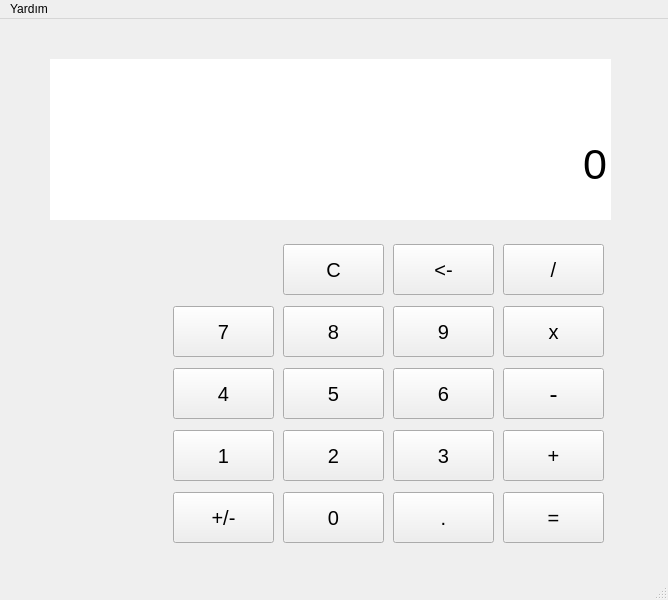
<?xml version="1.0" encoding="UTF-8"?>
<ui version="4.0">
 <class>MainWindow</class>
 <widget class="QMainWindow" name="MainWindow">
  <property name="geometry">
   <rect>
    <x>0</x>
    <y>0</y>
    <width>668</width>
    <height>600</height>
   </rect>
  </property>
  <property name="cursor">
   <cursorShape>ArrowCursor</cursorShape>
  </property>
  <property name="mouseTracking">
   <bool>false</bool>
  </property>
  <property name="tabletTracking">
   <bool>false</bool>
  </property>
  <property name="windowTitle">
   <string>Emre'nin Hesap Makinesi 2.0</string>
  </property>
  <property name="windowIcon">
   <iconset>
    <normaloff>icon.png</normaloff>icon.png</iconset>
  </property>
  <widget class="QWidget" name="centralwidget">
   <widget class="QLineEdit" name="le_sonuc">
    <property name="geometry">
     <rect>
      <x>50</x>
      <y>90</y>
      <width>561</width>
      <height>111</height>
     </rect>
    </property>
    <property name="font">
     <font>
      <pointsize>32</pointsize>
      <weight>50</weight>
      <bold>false</bold>
     </font>
    </property>
    <property name="focusPolicy">
     <enum>Qt::NoFocus</enum>
    </property>
    <property name="text">
     <string>0</string>
    </property>
    <property name="frame">
     <bool>false</bool>
    </property>
    <property name="cursorPosition">
     <number>1</number>
    </property>
    <property name="alignment">
     <set>Qt::AlignRight|Qt::AlignTrailing|Qt::AlignVCenter</set>
    </property>
    <property name="placeholderText">
     <string/>
    </property>
   </widget>
   <widget class="QLabel" name="lbl_sonuc">
    <property name="geometry">
     <rect>
      <x>50</x>
      <y>40</y>
      <width>561</width>
      <height>51</height>
     </rect>
    </property>
    <property name="font">
     <font>
      <pointsize>11</pointsize>
     </font>
    </property>
    <property name="cursor">
     <cursorShape>IBeamCursor</cursorShape>
    </property>
    <property name="styleSheet">
     <string notr="true">background-color: rgb(255, 255, 255);</string>
    </property>
    <property name="frameShape">
     <enum>QFrame::NoFrame</enum>
    </property>
    <property name="text">
     <string/>
    </property>
    <property name="alignment">
     <set>Qt::AlignRight|Qt::AlignTrailing|Qt::AlignVCenter</set>
    </property>
    <property name="indent">
     <number>10</number>
    </property>
   </widget>
   <widget class="QWidget" name="gridLayoutWidget">
    <property name="geometry">
     <rect>
      <x>170</x>
      <y>220</y>
      <width>441</width>
      <height>311</height>
     </rect>
    </property>
    <layout class="QGridLayout" name="gridLayout">
     <item row="4" column="3">
      <widget class="QPushButton" name="pb_esittir">
       <property name="minimumSize">
        <size>
         <width>101</width>
         <height>51</height>
        </size>
       </property>
       <property name="maximumSize">
        <size>
         <width>101</width>
         <height>51</height>
        </size>
       </property>
       <property name="font">
        <font>
         <pointsize>15</pointsize>
        </font>
       </property>
       <property name="text">
        <string>=</string>
       </property>
      </widget>
     </item>
     <item row="2" column="1">
      <widget class="QPushButton" name="pb_5">
       <property name="minimumSize">
        <size>
         <width>101</width>
         <height>51</height>
        </size>
       </property>
       <property name="maximumSize">
        <size>
         <width>101</width>
         <height>51</height>
        </size>
       </property>
       <property name="font">
        <font>
         <pointsize>15</pointsize>
        </font>
       </property>
       <property name="text">
        <string>5</string>
       </property>
      </widget>
     </item>
     <item row="2" column="0">
      <widget class="QPushButton" name="pb_4">
       <property name="minimumSize">
        <size>
         <width>101</width>
         <height>51</height>
        </size>
       </property>
       <property name="maximumSize">
        <size>
         <width>101</width>
         <height>51</height>
        </size>
       </property>
       <property name="font">
        <font>
         <pointsize>15</pointsize>
        </font>
       </property>
       <property name="text">
        <string>4</string>
       </property>
      </widget>
     </item>
     <item row="1" column="2">
      <widget class="QPushButton" name="pb_9">
       <property name="minimumSize">
        <size>
         <width>101</width>
         <height>51</height>
        </size>
       </property>
       <property name="maximumSize">
        <size>
         <width>101</width>
         <height>51</height>
        </size>
       </property>
       <property name="font">
        <font>
         <pointsize>15</pointsize>
        </font>
       </property>
       <property name="text">
        <string>9</string>
       </property>
      </widget>
     </item>
     <item row="1" column="3">
      <widget class="QPushButton" name="pb_carpi">
       <property name="minimumSize">
        <size>
         <width>101</width>
         <height>51</height>
        </size>
       </property>
       <property name="maximumSize">
        <size>
         <width>101</width>
         <height>51</height>
        </size>
       </property>
       <property name="font">
        <font>
         <pointsize>15</pointsize>
        </font>
       </property>
       <property name="text">
        <string>x</string>
       </property>
      </widget>
     </item>
     <item row="1" column="1">
      <widget class="QPushButton" name="pb_8">
       <property name="minimumSize">
        <size>
         <width>101</width>
         <height>51</height>
        </size>
       </property>
       <property name="maximumSize">
        <size>
         <width>101</width>
         <height>51</height>
        </size>
       </property>
       <property name="font">
        <font>
         <pointsize>15</pointsize>
        </font>
       </property>
       <property name="text">
        <string>8</string>
       </property>
      </widget>
     </item>
     <item row="4" column="2">
      <widget class="QPushButton" name="pb_nokta">
       <property name="minimumSize">
        <size>
         <width>101</width>
         <height>51</height>
        </size>
       </property>
       <property name="maximumSize">
        <size>
         <width>101</width>
         <height>51</height>
        </size>
       </property>
       <property name="font">
        <font>
         <pointsize>15</pointsize>
        </font>
       </property>
       <property name="text">
        <string>.</string>
       </property>
      </widget>
     </item>
     <item row="4" column="0">
      <widget class="QPushButton" name="pb_eksile">
       <property name="minimumSize">
        <size>
         <width>101</width>
         <height>51</height>
        </size>
       </property>
       <property name="maximumSize">
        <size>
         <width>101</width>
         <height>51</height>
        </size>
       </property>
       <property name="font">
        <font>
         <pointsize>15</pointsize>
        </font>
       </property>
       <property name="text">
        <string>+/-</string>
       </property>
      </widget>
     </item>
     <item row="2" column="2">
      <widget class="QPushButton" name="pb_6">
       <property name="minimumSize">
        <size>
         <width>101</width>
         <height>51</height>
        </size>
       </property>
       <property name="maximumSize">
        <size>
         <width>101</width>
         <height>51</height>
        </size>
       </property>
       <property name="font">
        <font>
         <pointsize>15</pointsize>
        </font>
       </property>
       <property name="text">
        <string>6</string>
       </property>
      </widget>
     </item>
     <item row="3" column="2">
      <widget class="QPushButton" name="pb_3">
       <property name="minimumSize">
        <size>
         <width>101</width>
         <height>51</height>
        </size>
       </property>
       <property name="maximumSize">
        <size>
         <width>101</width>
         <height>51</height>
        </size>
       </property>
       <property name="font">
        <font>
         <pointsize>15</pointsize>
        </font>
       </property>
       <property name="text">
        <string>3</string>
       </property>
      </widget>
     </item>
     <item row="3" column="1">
      <widget class="QPushButton" name="pb_2">
       <property name="minimumSize">
        <size>
         <width>101</width>
         <height>51</height>
        </size>
       </property>
       <property name="maximumSize">
        <size>
         <width>101</width>
         <height>51</height>
        </size>
       </property>
       <property name="font">
        <font>
         <pointsize>15</pointsize>
        </font>
       </property>
       <property name="text">
        <string>2</string>
       </property>
      </widget>
     </item>
     <item row="3" column="0">
      <widget class="QPushButton" name="pb_1">
       <property name="minimumSize">
        <size>
         <width>101</width>
         <height>51</height>
        </size>
       </property>
       <property name="maximumSize">
        <size>
         <width>101</width>
         <height>51</height>
        </size>
       </property>
       <property name="font">
        <font>
         <pointsize>15</pointsize>
        </font>
       </property>
       <property name="text">
        <string>1</string>
       </property>
      </widget>
     </item>
     <item row="4" column="1">
      <widget class="QPushButton" name="pb_0">
       <property name="minimumSize">
        <size>
         <width>101</width>
         <height>51</height>
        </size>
       </property>
       <property name="maximumSize">
        <size>
         <width>101</width>
         <height>51</height>
        </size>
       </property>
       <property name="font">
        <font>
         <pointsize>15</pointsize>
        </font>
       </property>
       <property name="text">
        <string>0</string>
       </property>
      </widget>
     </item>
     <item row="3" column="3">
      <widget class="QPushButton" name="pb_arti">
       <property name="minimumSize">
        <size>
         <width>101</width>
         <height>51</height>
        </size>
       </property>
       <property name="maximumSize">
        <size>
         <width>101</width>
         <height>51</height>
        </size>
       </property>
       <property name="font">
        <font>
         <pointsize>15</pointsize>
        </font>
       </property>
       <property name="text">
        <string>+</string>
       </property>
      </widget>
     </item>
     <item row="2" column="3">
      <widget class="QPushButton" name="pb_eksi">
       <property name="minimumSize">
        <size>
         <width>101</width>
         <height>51</height>
        </size>
       </property>
       <property name="maximumSize">
        <size>
         <width>101</width>
         <height>51</height>
        </size>
       </property>
       <property name="font">
        <font>
         <pointsize>18</pointsize>
        </font>
       </property>
       <property name="text">
        <string>-</string>
       </property>
      </widget>
     </item>
     <item row="1" column="0">
      <widget class="QPushButton" name="pb_7">
       <property name="sizePolicy">
        <sizepolicy hsizetype="Minimum" vsizetype="Fixed">
         <horstretch>0</horstretch>
         <verstretch>0</verstretch>
        </sizepolicy>
       </property>
       <property name="minimumSize">
        <size>
         <width>101</width>
         <height>51</height>
        </size>
       </property>
       <property name="maximumSize">
        <size>
         <width>101</width>
         <height>51</height>
        </size>
       </property>
       <property name="font">
        <font>
         <pointsize>15</pointsize>
        </font>
       </property>
       <property name="text">
        <string>7</string>
       </property>
      </widget>
     </item>
     <item row="0" column="3">
      <widget class="QPushButton" name="pb_bolu">
       <property name="minimumSize">
        <size>
         <width>101</width>
         <height>51</height>
        </size>
       </property>
       <property name="maximumSize">
        <size>
         <width>101</width>
         <height>51</height>
        </size>
       </property>
       <property name="font">
        <font>
         <pointsize>15</pointsize>
        </font>
       </property>
       <property name="text">
        <string>/</string>
       </property>
      </widget>
     </item>
     <item row="0" column="2">
      <widget class="QPushButton" name="pb_duzelt">
       <property name="minimumSize">
        <size>
         <width>101</width>
         <height>51</height>
        </size>
       </property>
       <property name="maximumSize">
        <size>
         <width>101</width>
         <height>51</height>
        </size>
       </property>
       <property name="font">
        <font>
         <pointsize>15</pointsize>
        </font>
       </property>
       <property name="text">
        <string>&lt;-</string>
       </property>
      </widget>
     </item>
     <item row="0" column="1">
      <widget class="QPushButton" name="pb_clear">
       <property name="minimumSize">
        <size>
         <width>101</width>
         <height>51</height>
        </size>
       </property>
       <property name="maximumSize">
        <size>
         <width>101</width>
         <height>51</height>
        </size>
       </property>
       <property name="font">
        <font>
         <pointsize>15</pointsize>
        </font>
       </property>
       <property name="text">
        <string>C</string>
       </property>
      </widget>
     </item>
    </layout>
   </widget>
  </widget>
  <widget class="QMenuBar" name="menubar">
   <property name="geometry">
    <rect>
     <x>0</x>
     <y>0</y>
     <width>668</width>
     <height>26</height>
    </rect>
   </property>
   <widget class="QMenu" name="menuAbout">
    <property name="title">
     <string>Yardım</string>
    </property>
    <addaction name="actionAbout"/>
   </widget>
   <addaction name="menuAbout"/>
  </widget>
  <widget class="QStatusBar" name="statusbar"/>
  <action name="actionAbout">
   <property name="text">
    <string>Hakkında</string>
   </property>
   <property name="menuRole">
    <enum>QAction::AboutRole</enum>
   </property>
  </action>
 </widget>
 <resources/>
 <connections/>
</ui>
